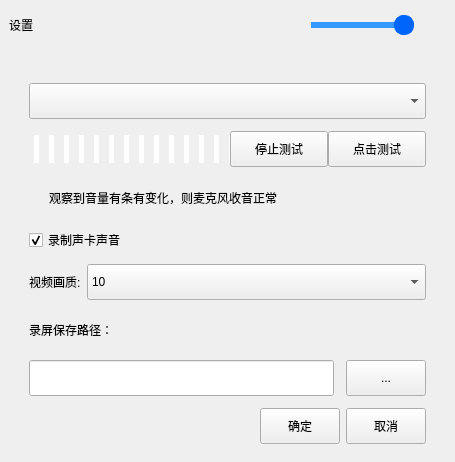
<?xml version="1.0" encoding="UTF-8"?>
<ui version="4.0">
 <class>DeviceSettingDialog</class>
 <widget class="QDialog" name="DeviceSettingDialog">
  <property name="geometry">
   <rect>
    <x>0</x>
    <y>0</y>
    <width>455</width>
    <height>462</height>
   </rect>
  </property>
  <property name="minimumSize">
   <size>
    <width>455</width>
    <height>398</height>
   </size>
  </property>
  <property name="windowTitle">
   <string>设置</string>
  </property>
  <property name="styleSheet">
   <string notr="true"/>
  </property>
  <layout class="QVBoxLayout" name="verticalLayout_2" stretch="0">
   <property name="spacing">
    <number>0</number>
   </property>
   <property name="leftMargin">
    <number>0</number>
   </property>
   <property name="topMargin">
    <number>0</number>
   </property>
   <property name="rightMargin">
    <number>0</number>
   </property>
   <property name="bottomMargin">
    <number>0</number>
   </property>
   <item>
    <widget class="QWidget" name="widget_back" native="true">
     <property name="minimumSize">
      <size>
       <width>0</width>
       <height>50</height>
      </size>
     </property>
     <property name="styleSheet">
      <string notr="true"/>
     </property>
     <layout class="QVBoxLayout" name="verticalLayout_5">
      <item>
       <layout class="QHBoxLayout" name="horizontalLayout_3">
        <item>
         <widget class="QLabel" name="label_set">
          <property name="styleSheet">
           <string notr="true"/>
          </property>
          <property name="text">
           <string>设置</string>
          </property>
         </widget>
        </item>
        <item>
         <spacer name="horizontalSpacer_5">
          <property name="orientation">
           <enum>Qt::Horizontal</enum>
          </property>
          <property name="sizeHint" stdset="0">
           <size>
            <width>272</width>
            <height>20</height>
           </size>
          </property>
         </spacer>
        </item>
        <item>
         <widget class="QSlider" name="horizontalSlider_audioIn">
          <property name="minimumSize">
           <size>
            <width>0</width>
            <height>32</height>
           </size>
          </property>
          <property name="styleSheet">
           <string notr="true">QSlider::groove:horizontal {
border: 0px solid #bbb;
}

QSlider::sub-page:horizontal {
background: rgb(51,153,255); 
border-radius: 0px;
margin-top:13px;
margin-bottom:13px;
}

QSlider::add-page:horizontal {
background: rgb(204,204, 204);
border: 0px solid #777;
border-radius: 2px;
margin-top:13px;
margin-bottom:13px;
}

QSlider::handle:horizontal {
background: rgb(0,101,251); 
border: 1px solid rgb(0,101,251);  
width: 18px;
border-radius: 9px;
margin-top:6px;
margin-bottom:6px;
}

QSlider::handle:horizontal:hover {
background: rgb(10,101,251); 
border: 1px solid rgba(102,102,102,102);
width: 18px;
border-radius: 8px;
margin-top:6px;
margin-bottom:6px;
}

QSlider::sub-page:horizontal:disabled {
background: #bbb;
border-color: #999;
}

QSlider::add-page:horizontal:disabled {
background: #eee;
border-color: #999;
}

QSlider::handle:horizontal:disabled {
background: #eee;
border: 1px solid #aaa;
border-radius: 4px;
}

</string>
          </property>
          <property name="maximum">
           <number>100</number>
          </property>
          <property name="singleStep">
           <number>0</number>
          </property>
          <property name="pageStep">
           <number>0</number>
          </property>
          <property name="value">
           <number>100</number>
          </property>
          <property name="orientation">
           <enum>Qt::Horizontal</enum>
          </property>
         </widget>
        </item>
        <item>
         <widget class="QPushButton" name="pushButton_close">
          <property name="minimumSize">
           <size>
            <width>26</width>
            <height>26</height>
           </size>
          </property>
          <property name="maximumSize">
           <size>
            <width>26</width>
            <height>26</height>
           </size>
          </property>
          <property name="cursor">
           <cursorShape>PointingHandCursor</cursorShape>
          </property>
          <property name="toolTip">
           <string>关闭</string>
          </property>
          <property name="styleSheet">
           <string notr="true">QPushButton{ 
image: url(:/image/close_2_normal.png);
border-radius:0px; 
	background-color: rgba(255, 255, 255, 0);
} 
QPushButton:hover{ 
image: url(:image/close_normal.png);
background-color:rgb(255,80,6); 
border-radius:12px; 
} 
QPushButton:pressed{ 
image: url(:image/close_hover.png);
border-radius:0px; 
}
</string>
          </property>
          <property name="text">
           <string/>
          </property>
         </widget>
        </item>
       </layout>
      </item>
      <item>
       <widget class="QWidget" name="widget_3" native="true">
        <layout class="QVBoxLayout" name="verticalLayout_4">
         <property name="leftMargin">
          <number>20</number>
         </property>
         <property name="topMargin">
          <number>36</number>
         </property>
         <property name="rightMargin">
          <number>20</number>
         </property>
         <item>
          <layout class="QVBoxLayout" name="verticalLayout" stretch="1,0,0,0,0,0,0,0">
           <property name="spacing">
            <number>12</number>
           </property>
           <property name="leftMargin">
            <number>0</number>
           </property>
           <property name="bottomMargin">
            <number>0</number>
           </property>
           <item>
            <widget class="QComboBox" name="comboBox_audioIn">
             <property name="minimumSize">
              <size>
               <width>0</width>
               <height>36</height>
              </size>
             </property>
             <property name="styleSheet">
              <string notr="true"/>
             </property>
            </widget>
           </item>
           <item>
            <widget class="QWidget" name="widget_2" native="true">
             <property name="minimumSize">
              <size>
               <width>0</width>
               <height>20</height>
              </size>
             </property>
             <layout class="QHBoxLayout" name="horizontalLayout">
              <property name="spacing">
               <number>0</number>
              </property>
              <property name="leftMargin">
               <number>0</number>
              </property>
              <property name="topMargin">
               <number>0</number>
              </property>
              <property name="rightMargin">
               <number>0</number>
              </property>
              <property name="bottomMargin">
               <number>0</number>
              </property>
              <item>
               <layout class="QHBoxLayout" name="horizontalLayout_2" stretch="0,0,0,0">
                <property name="spacing">
                 <number>0</number>
                </property>
                <item>
                 <widget class="QWidget" name="widget" native="true">
                  <property name="minimumSize">
                   <size>
                    <width>236</width>
                    <height>30</height>
                   </size>
                  </property>
                  <property name="maximumSize">
                   <size>
                    <width>16777215</width>
                    <height>30</height>
                   </size>
                  </property>
                  <widget class="QProgressBar" name="progressBar_back">
                   <property name="geometry">
                    <rect>
                     <x>0</x>
                     <y>0</y>
                     <width>260</width>
                     <height>30</height>
                    </rect>
                   </property>
                   <property name="styleSheet">
                    <string notr="true">QProgressBar
{
       height:30;
background:transparent;
border:none;
	
}



QProgressBar::chunk
{
       background-color:#ffffff;
       width:5px;
	margin:0.5px 5px;
}</string>
                   </property>
                   <property name="value">
                    <number>100</number>
                   </property>
                   <property name="textVisible">
                    <bool>false</bool>
                   </property>
                  </widget>
                  <widget class="QProgressBar" name="progressBar">
                   <property name="geometry">
                    <rect>
                     <x>0</x>
                     <y>0</y>
                     <width>236</width>
                     <height>30</height>
                    </rect>
                   </property>
                   <property name="maximumSize">
                    <size>
                     <width>236</width>
                     <height>30</height>
                    </size>
                   </property>
                   <property name="styleSheet">
                    <string notr="true">QProgressBar
{
       height:30;
background:transparent;
border:none;
	
}



QProgressBar::chunk
{
       background-color:#4b5cc4;
       width:5px;
	margin:0.5px 5px;
}</string>
                   </property>
                   <property name="value">
                    <number>0</number>
                   </property>
                   <property name="textVisible">
                    <bool>false</bool>
                   </property>
                  </widget>
                 </widget>
                </item>
                <item>
                 <spacer name="horizontalSpacer">
                  <property name="orientation">
                   <enum>Qt::Horizontal</enum>
                  </property>
                  <property name="sizeType">
                   <enum>QSizePolicy::Fixed</enum>
                  </property>
                  <property name="sizeHint" stdset="0">
                   <size>
                    <width>20</width>
                    <height>20</height>
                   </size>
                  </property>
                 </spacer>
                </item>
                <item>
                 <widget class="QPushButton" name="pushButton_audioTest_stop">
                  <property name="minimumSize">
                   <size>
                    <width>98</width>
                    <height>36</height>
                   </size>
                  </property>
                  <property name="maximumSize">
                   <size>
                    <width>98</width>
                    <height>16777215</height>
                   </size>
                  </property>
                  <property name="styleSheet">
                   <string notr="true"/>
                  </property>
                  <property name="text">
                   <string>停止测试</string>
                  </property>
                 </widget>
                </item>
                <item>
                 <widget class="QPushButton" name="pushButton_audioTest_start">
                  <property name="minimumSize">
                   <size>
                    <width>98</width>
                    <height>36</height>
                   </size>
                  </property>
                  <property name="maximumSize">
                   <size>
                    <width>98</width>
                    <height>16777215</height>
                   </size>
                  </property>
                  <property name="styleSheet">
                   <string notr="true"/>
                  </property>
                  <property name="text">
                   <string>点击测试</string>
                  </property>
                 </widget>
                </item>
               </layout>
              </item>
             </layout>
            </widget>
           </item>
           <item>
            <layout class="QHBoxLayout" name="horizontalLayout_4">
             <item>
              <spacer name="horizontalSpacer_2">
               <property name="orientation">
                <enum>Qt::Horizontal</enum>
               </property>
               <property name="sizeType">
                <enum>QSizePolicy::Fixed</enum>
               </property>
               <property name="sizeHint" stdset="0">
                <size>
                 <width>20</width>
                 <height>20</height>
                </size>
               </property>
              </spacer>
             </item>
             <item>
              <widget class="QLabel" name="label_note">
               <property name="text">
                <string>观察到音量有条有变化，则麦克风收音正常</string>
               </property>
              </widget>
             </item>
             <item>
              <spacer name="horizontalSpacer_3">
               <property name="orientation">
                <enum>Qt::Horizontal</enum>
               </property>
               <property name="sizeHint" stdset="0">
                <size>
                 <width>40</width>
                 <height>20</height>
                </size>
               </property>
              </spacer>
             </item>
            </layout>
           </item>
           <item>
            <widget class="QCheckBox" name="checkBox_virtual_audio_capture">
             <property name="styleSheet">
              <string notr="true"/>
             </property>
             <property name="text">
              <string>录制声卡声音</string>
             </property>
             <property name="checked">
              <bool>true</bool>
             </property>
            </widget>
           </item>
           <item>
            <widget class="QWidget" name="widget_4" native="true">
             <property name="minimumSize">
              <size>
               <width>0</width>
               <height>36</height>
              </size>
             </property>
             <layout class="QVBoxLayout" name="verticalLayout_6">
              <property name="leftMargin">
               <number>0</number>
              </property>
              <property name="topMargin">
               <number>0</number>
              </property>
              <property name="rightMargin">
               <number>0</number>
              </property>
              <property name="bottomMargin">
               <number>0</number>
              </property>
              <item>
               <layout class="QHBoxLayout" name="horizontalLayout_6">
                <property name="topMargin">
                 <number>0</number>
                </property>
                <item>
                 <widget class="QLabel" name="label_2">
                  <property name="styleSheet">
                   <string notr="true"/>
                  </property>
                  <property name="text">
                   <string>视频画质:</string>
                  </property>
                 </widget>
                </item>
                <item>
                 <widget class="QComboBox" name="comboBox_videoQuality">
                  <property name="sizePolicy">
                   <sizepolicy hsizetype="Expanding" vsizetype="Preferred">
                    <horstretch>0</horstretch>
                    <verstretch>0</verstretch>
                   </sizepolicy>
                  </property>
                  <property name="minimumSize">
                   <size>
                    <width>0</width>
                    <height>36</height>
                   </size>
                  </property>
                  <property name="maximumSize">
                   <size>
                    <width>380</width>
                    <height>16777215</height>
                   </size>
                  </property>
                  <property name="styleSheet">
                   <string notr="true"/>
                  </property>
                  <property name="currentIndex">
                   <number>9</number>
                  </property>
                  <item>
                   <property name="text">
                    <string>1</string>
                   </property>
                  </item>
                  <item>
                   <property name="text">
                    <string>2</string>
                   </property>
                  </item>
                  <item>
                   <property name="text">
                    <string>3</string>
                   </property>
                  </item>
                  <item>
                   <property name="text">
                    <string>4</string>
                   </property>
                  </item>
                  <item>
                   <property name="text">
                    <string>5</string>
                   </property>
                  </item>
                  <item>
                   <property name="text">
                    <string>6</string>
                   </property>
                  </item>
                  <item>
                   <property name="text">
                    <string>7</string>
                   </property>
                  </item>
                  <item>
                   <property name="text">
                    <string>8</string>
                   </property>
                  </item>
                  <item>
                   <property name="text">
                    <string>9</string>
                   </property>
                  </item>
                  <item>
                   <property name="text">
                    <string>10</string>
                   </property>
                  </item>
                 </widget>
                </item>
               </layout>
              </item>
             </layout>
            </widget>
           </item>
           <item>
            <widget class="QLabel" name="label_3">
             <property name="styleSheet">
              <string notr="true"/>
             </property>
             <property name="text">
              <string>录屏保存路径：</string>
             </property>
            </widget>
           </item>
           <item>
            <layout class="QHBoxLayout" name="horizontalLayout_7">
             <property name="topMargin">
              <number>0</number>
             </property>
             <item>
              <widget class="QLineEdit" name="lineEdit_videoPath">
               <property name="minimumSize">
                <size>
                 <width>0</width>
                 <height>36</height>
                </size>
               </property>
              </widget>
             </item>
             <item>
              <widget class="QPushButton" name="pushButton_videoPath">
               <property name="minimumSize">
                <size>
                 <width>50</width>
                 <height>36</height>
                </size>
               </property>
               <property name="maximumSize">
                <size>
                 <width>98</width>
                 <height>16777215</height>
                </size>
               </property>
               <property name="cursor">
                <cursorShape>PointingHandCursor</cursorShape>
               </property>
               <property name="styleSheet">
                <string notr="true"/>
               </property>
               <property name="text">
                <string>...</string>
               </property>
              </widget>
             </item>
            </layout>
           </item>
           <item>
            <layout class="QHBoxLayout" name="horizontalLayout_9">
             <property name="spacing">
              <number>6</number>
             </property>
             <property name="bottomMargin">
              <number>0</number>
             </property>
             <item>
              <spacer name="horizontalSpacer_7">
               <property name="orientation">
                <enum>Qt::Horizontal</enum>
               </property>
               <property name="sizeHint" stdset="0">
                <size>
                 <width>40</width>
                 <height>20</height>
                </size>
               </property>
              </spacer>
             </item>
             <item>
              <widget class="QPushButton" name="pushButton_confirm">
               <property name="minimumSize">
                <size>
                 <width>66</width>
                 <height>36</height>
                </size>
               </property>
               <property name="cursor">
                <cursorShape>PointingHandCursor</cursorShape>
               </property>
               <property name="styleSheet">
                <string notr="true"/>
               </property>
               <property name="text">
                <string>确定</string>
               </property>
              </widget>
             </item>
             <item>
              <widget class="QPushButton" name="pushButton_cancel">
               <property name="minimumSize">
                <size>
                 <width>66</width>
                 <height>36</height>
                </size>
               </property>
               <property name="cursor">
                <cursorShape>PointingHandCursor</cursorShape>
               </property>
               <property name="styleSheet">
                <string notr="true"/>
               </property>
               <property name="text">
                <string>取消</string>
               </property>
              </widget>
             </item>
            </layout>
           </item>
          </layout>
         </item>
        </layout>
       </widget>
      </item>
     </layout>
    </widget>
   </item>
  </layout>
 </widget>
 <resources/>
 <connections>
  <connection>
   <sender>pushButton_close</sender>
   <signal>clicked()</signal>
   <receiver>DeviceSettingDialog</receiver>
   <slot>reject()</slot>
   <hints>
    <hint type="sourcelabel">
     <x>437</x>
     <y>21</y>
    </hint>
    <hint type="destinationlabel">
     <x>703</x>
     <y>71</y>
    </hint>
   </hints>
  </connection>
  <connection>
   <sender>pushButton_cancel</sender>
   <signal>clicked()</signal>
   <receiver>DeviceSettingDialog</receiver>
   <slot>reject()</slot>
   <hints>
    <hint type="sourcelabel">
     <x>418</x>
     <y>370</y>
    </hint>
    <hint type="destinationlabel">
     <x>622</x>
     <y>97</y>
    </hint>
   </hints>
  </connection>
 </connections>
</ui>
